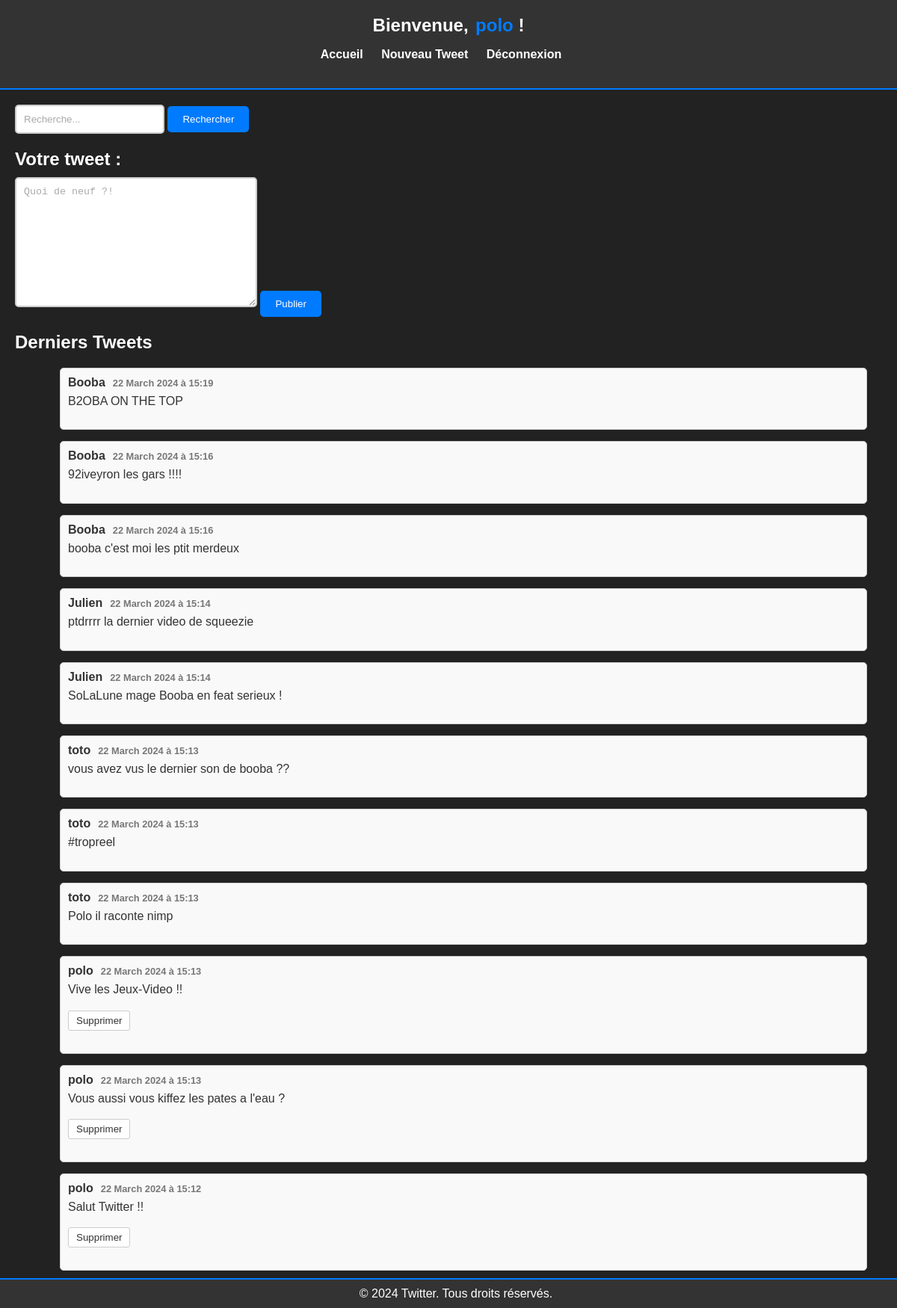
/acceuil.php (signed in), run on the app's committed database.
### tables this page shows
CREATE TABLE `tweet` (
  `id` int NOT NULL,
  `content` varchar(255) NOT NULL,
  `user_id` int NOT NULL DEFAULT '1',
  `creea` datetime DEFAULT CURRENT_TIMESTAMP
);

CREATE TABLE `user` (
  `id` int NOT NULL,
  `pseudo` varchar(255) NOT NULL,
  `email` varchar(255) NOT NULL,
  `password` varchar(255) NOT NULL,
  `creea` datetime DEFAULT CURRENT_TIMESTAMP
);

### acceuil.php (the view, shortened to what this page needs)
<!DOCTYPE html>
<html lang="fr">
<head>
    <link rel="stylesheet" href="acceuil.css">
</head>
<body>
<?php
$pseudo = $_SESSION['pseudo'];
?>
<header>
    <h1>Bienvenue,</h1> <h1 class="pseudo"><?php echo $pseudo; ?> </h1> <h1>!</h1>
    <nav>
        <ul>
            <li><a href="acceuil.php">Accueil</a></li>
            <li><a href="new-tweet.php">Nouveau Tweet</a></li>
            <li><a href="login.php">Déconnexion</a></li>
        </ul>
    </nav>
</header>
<main>
    <section>
        <form action="" method="GET">
            <input type="search" name="q" placeholder="Recherche...">
            <input class="btnrech" type="submit" value="Rechercher">
        </form>
        <section>
        <form action="traitement_tweet.php" method="post">
            <label for="tweet_content">Votre tweet :</label>
            <textarea placeholder="Quoi de neuf ?!" name="tweet_content" id="tweet_content" cols="30" rows="5"></textarea>
            <button class="btnform" type="submit">Publier</button>
        </form>
        <h2>Derniers Tweets</h2>
        <ul class="tweet">
            <?php
            require 'database.php';
            if(isset($_GET['q']) && !empty($_GET['q'])) {
                $search_query = $_GET['q'];
                    $tweets = $database->prepare("SELECT tweet.id, tweet.user_id, user.pseudo, user.email, tweet.content, tweet.creea
                FROM tweet
                JOIN user ON tweet.user_id = user.id
                WHERE tweet.content LIKE ? OR user.pseudo LIKE ?
                ORDER BY tweet.creea DESC");
                $tweets->execute(["%$search_query%", "%$search_query%"]);
            } else {
                $tweets = $database->query("SELECT tweet.id, tweet.user_id, user.pseudo, user.email, tweet.content, tweet.creea
                FROM tweet
                JOIN user ON tweet.user_id = user.id
                ORDER BY tweet.creea DESC");
            }
            foreach ($tweets as $tweet) {
                echo '<li class= "twt">';
                echo '<span class="pseudo1">' . $tweet['pseudo'] . '</span>';
                echo '<span class="date">' . date_format(date_create($tweet['creea']), 'd F Y \à H:i') . '</span>';
                echo '<p>' . $tweet['content'] . '</p>';
                if ($tweet['user_id'] == $_SESSION['user_id']) {
                    echo '<form action="delete.php" method="POST">';
                    echo '<button type="submit" class="button_secondary">Supprimer</button>';
                    echo '</form>';
                }
                echo '</li>';
            }
            ?>
        </ul>
    </section>
</main>
<footer>
    <p>&copy; 2024 Twitter. Tous droits réservés.</p>
</footer>
</body>
</html>

### acceuil.css (style rules this page uses)
body { background-color: #222; color: #fff; font-family: Arial, sans-serif; margin: 0; padding: 0; }
header { background-color: #333; padding: 20px; text-align: center; border-bottom: 2px solid #007bff; }
h1 { margin: 0; font-size: 24px; }
nav ul { list-style-type: none; padding: 0; text-align: center; }
nav ul li a { text-decoration: none; color: #fff; font-weight: bold; }
main { padding: 20px; }
section { margin-bottom: 20px; }
footer { text-align: center; background-color: #333; padding: 10px; position: fixed; bottom: 0; width: 100%; border-top: 2px solid #007bff; }
footer p { margin: 0; }
header h1 { display: inline; margin: 0; }
.pseudo { margin-left: 5px; color: #007bff; }
form { margin-bottom: 20px; }
label { display: block; font-size: 1.5em; font-weight: bold; margin-bottom: 10px; }
.btnform { background-color: #007bff; color: #fff; border: none; padding: 10px 20px; border-radius: 5px; cursor: pointer; }
.tweet { border-radius: 10px; margin: 20px; margin-bottom: 30px; }
.pseudo1 { color: #ffffff; font-weight: bold; }
.date { color: #007bff; font-weight: bold; margin-left: 10px; }
.btnrech { background-color: #007bff; color: #fff; border: none; padding: 10px 20px; border-radius: 5px; cursor: pointer; }
input[type="search"] { padding: 10px; border: 2px solid #ccc; border-radius: 5px; outline: none; transition: border-color 0.3s ease-in-out; width: 200px; }
input[type="submit"].btnrech { padding: 10px 20px; background-color: #007bff; color: #fff; border: none; border-radius: 5px; cursor: pointer; transition: background-color 0.3s ease-in-out; }
input[type="search"]::placeholder { color: #aaa; }
input[type="search"]::placeholder { transition: color 0.3s ease-in-out; }
textarea { padding: 10px; border: 2px solid #ccc; border-radius: 5px; outline: none; transition: border-color 0.3s ease-in-out; width: 300px; height: 150px; }
textarea::placeholder { color: #aaa; }
textarea::placeholder { transition: color 0.3s ease-in-out; }
.twt { border: 1px solid #ccc; border-radius: 5px; padding: 10px; margin-bottom: 15px; background-color: #f9f9f9; list-style-type: none; }
.twt .pseudo1 { font-weight: bold; color: #333; }
.twt .date { font-size: 0.8em; color: #777; margin-left: 10px; }
.twt p { margin-top: 5px; font-size: 1em; line-height: 1.4; }
.twt form { margin-top: 10px; }
.twt form .button_secondary { background-color: #fff; border: 1px solid #ccc; color: #333; padding: 5px 10px; border-radius: 3px; cursor: pointer; }
.twt p { color: #333; }

### data on the page
tweet: user.pseudo "Booba", creea "22 March 2024 à 15:19", content "B2OBA ON THE TOP"
tweet: user.pseudo "Booba", creea "22 March 2024 à 15:16", content "92iveyron les gars !!!!"
tweet: user.pseudo "Booba", creea "22 March 2024 à 15:16", content "booba c'est moi les ptit merdeux"
tweet: user.pseudo "Julien", creea "22 March 2024 à 15:14", content "ptdrrrr la dernier video de squeezie"
tweet: user.pseudo "Julien", creea "22 March 2024 à 15:14", content "SoLaLune mage Booba en feat serieux !"
tweet: user.pseudo "toto", creea "22 March 2024 à 15:13", content "vous avez vus le dernier son de booba ??"
tweet: user.pseudo "toto", creea "22 March 2024 à 15:13", content "#tropreel"
tweet: user.pseudo "toto", creea "22 March 2024 à 15:13", content "Polo il raconte nimp"
tweet: user.pseudo "polo", creea "22 March 2024 à 15:13", content "Vive les Jeux-Video !!"
tweet: user.pseudo "polo", creea "22 March 2024 à 15:13", content "Vous aussi vous kiffez les pates a l'eau ?"
tweet: user.pseudo "polo", creea "22 March 2024 à 15:12", content "Salut Twitter !!"

### other printed values
$pseudo "polo"
